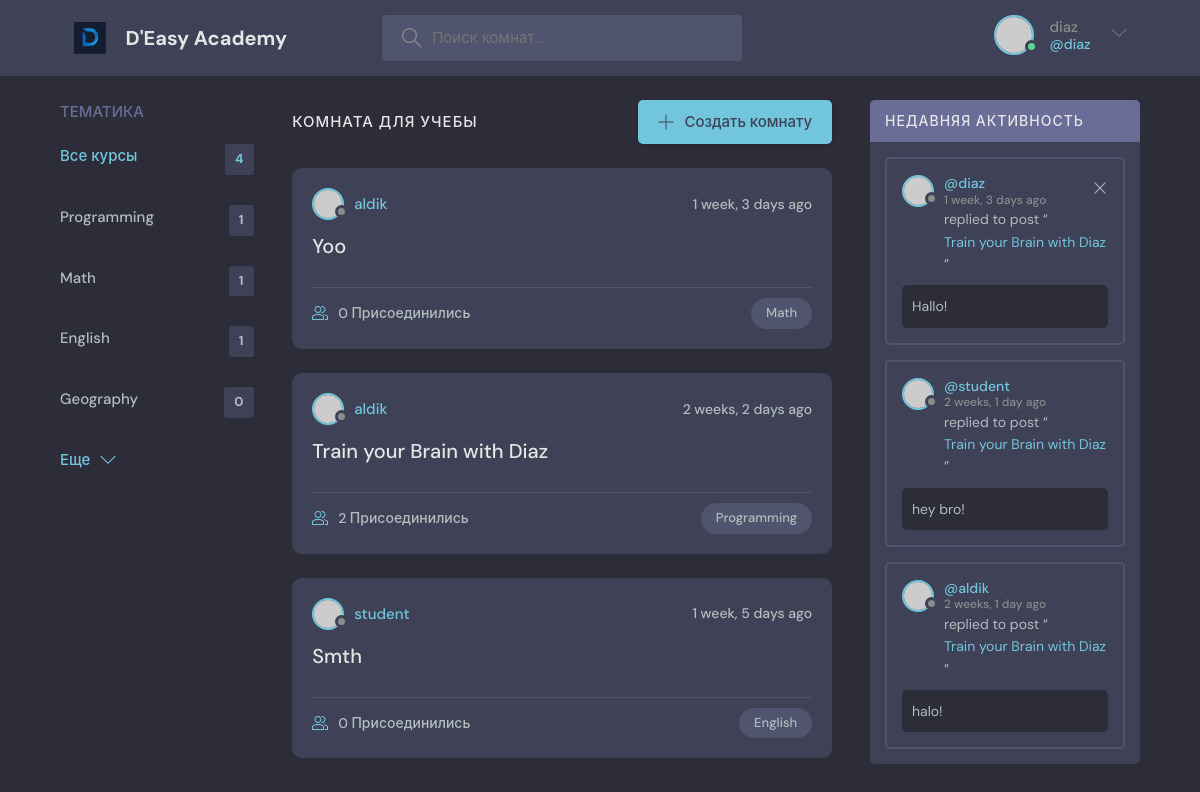
The page / (signed in) on the database its author committed.
### base/models.py (models this page shows, shortened)
class Topic(models.Model):
    name = models.CharField(max_length=300)

class Room(models.Model):
    host = models.ForeignKey(User, on_delete=models.SET_NULL, null=True)
    topic = models.ForeignKey(Topic, on_delete=models.SET_NULL, null=True)
    name = models.CharField(max_length=255)
    description = models.TextField(null = True, blank=True)
    participants = models.ManyToManyField(User, related_name='participants', blank=True)
    updated = models.DateTimeField(auto_now=True)
    created = models.DateTimeField(auto_now_add=True)
    class Meta:
        ordering = ['-updated', '-created']
    def __str__(self):
        return self.name

class Message(models.Model):
    user = models.ForeignKey(User, on_delete=models.CASCADE)
    room = models.ForeignKey(Room, on_delete=models.CASCADE)
    body = models.TextField()
    updated = models.DateTimeField(auto_now=True)
    created = models.DateTimeField(auto_now_add=True)
    class Meta:
        ordering = ['-updated', '-created']

### base/views.py (the view)
# urls.py: path('', views.home, name="home"),
def home(request):
    q = request.GET.get('q') if request.GET.get('q') != None else ''
    rooms = Room.objects.filter(
        Q(topic__name__icontains = q) |
        Q(name__icontains = q) |
        Q(description__icontains = q)
    )
    topics = Topic.objects.all()
    room_count = rooms.count()
    room_messages = Message.objects.filter(Q(room__topic__name__icontains=q))
    context = {'rooms' : rooms, 'topics' : topics, 'room_count' : room_count, 'room_messages': room_messages}
    return render(request, 'base/home.html', context)

### base/templates/base/home.html (shortened to what this page needs)
{% extends 'main.html' %}
{% block content %}
    <main class="layout layout--3">
      <div class="container">
        {% include 'base/topics_component.html' %}
        <div class="roomList">
          <div class="roomList__header">
            <div>
              <h2>Комната для учебы</h2>
            </div>
            <a class="btn btn--main" href="create-room.html">
              <svg version="1.1" xmlns="http://www.w3.org/2000/svg" width="32" height="32" viewBox="0 0 32 32">
                <title>add</title>
                <path
                  d="M16.943 0.943h-1.885v14.115h-14.115v1.885h14.115v14.115h1.885v-14.115h14.115v-1.885h-14.115v-14.115z"
                ></path>
              </svg>
              Создать комнату
            </a>
          </div>
          {% include 'base/feed_component.html' %}
        </div>
        {% include 'base/activity_component.html' %}
      </div>
    </main>
{% endblock content %}

### templates/navbar.html (shortened to what this page needs)
{% load static %}
<header class="header header--loggedIn">
      <div class="container">
        <a href="{% url 'home' %}" class="header__logo">
          <img src="{% static 'images/logotype2.svg' %}" />
          <h1>D'Easy Academy</h1>
        </a>
        <form class="header__search" method="GET" action="{% url 'home' %}">
          <label>
            <input name= "q" placeholder="Поиск комнат..." />
          </label>
        </form>
        <nav class="header__menu">
          {% if request.user.is_authenticated %}
          <div class="header__user">
            <a href="profile.html">
              <div class="avatar avatar--medium active">
                <img src="https://randomuser.me/api/portraits/men/37.jpg" />
              </div>
              <p>{{request.user.username}} <span>@{{request.user.username}}</span></p>
            </a>
            <button class="dropdown-button">
              <svg version="1.1" xmlns="http://www.w3.org/2000/svg" width="32" height="32" viewBox="0 0 32 32">
                <title>chevron-down</title>
                <path d="M16 21l-13-13h-3l16 16 16-16h-3l-13 13z"></path>
              </svg>
            </button>
          </div>
          {% else %}
            <a href="{% url 'login' %}">
              <img src="{% static 'images/avatar.svg' %}" />
              <p>Login</p>
            </a>
          {% endif %}
        </nav>
      </div>
    </header>

### base/templates/base/topics_component.html
<div class="topics">
          <div class="topics__header">
            <h2>Тематика</h2>
          </div>
          <ul class="topics__list">
            <li>
              <a href="{% url 'home' %}" class="active">Все курсы <span>{{topics.count}}</span></a>
            </li>
                          {% for topic in topics %}
            <li>
              <a href="{% url 'home' %}?q={{topic.name}}">{{ topic.name }}<span>{{topic.room_set.all.count}}</span></a>
            </li>
            {% endfor %}
          </ul>
          <a class="btn btn--link" href="topics.html">
            Еще
            <svg version="1.1" xmlns="http://www.w3.org/2000/svg" width="32" height="32" viewBox="0 0 32 32">
              <title>chevron-down</title>
              <path d="M16 21l-13-13h-3l16 16 16-16h-3l-13 13z"></path>
            </svg>
          </a>
        </div>

### base/templates/base/feed_component.html (shortened to what this page needs)
{% for room in rooms %}
<div class="roomListRoom">
            <div class="roomListRoom__header">
              <a href="{% url 'user-profile' room.host.id %}" class="roomListRoom__author">
                <div class="avatar avatar--small">
                  <img src="https://randomuser.me/api/portraits/women/11.jpg" />
                </div>
                <span>{{room.host.username}}</span>
              </a>
              <div class="roomListRoom__actions">
                <span>{{room.created|timesince}} ago</span>
              </div>
            </div>
            <div class="roomListRoom__content">
              <a href="{% url 'room' room.id %}">{{ room.name }}</a>
            </div>
            <div class="roomListRoom__meta">
              <a href="{% url 'room' room.id %}" class="roomListRoom__joined">
                  {{room.participants.all.count}} Присоединились
              </a>
              <p class="roomListRoom__topic">{{room.topic.name}}</p>
            </div>
          </div>
{% endfor %}

### base/templates/base/activity_component.html
                   <div class="activities">
          <div class="activities__header">
            <h2>Недавняя активность</h2>
          </div>
                       {% for message in room_messages %}
          <div class="activities__box">
            <div class="activities__boxHeader roomListRoom__header">
              <a href="{% url 'user-profile' message.user.id%}" class="roomListRoom__author">
                <div class="avatar avatar--small">
                  <img src="https://randomuser.me/api/portraits/women/11.jpg" />
                </div>
                <p>
                  @{{message.user}}
                  <span>{{message.created|timesince}} ago</span>
                </p>
              </a>
                {% if request.user == message.user %}
              <div class="roomListRoom__actions">
                <a href="{% url 'delete-message' message.id %}">
                  <svg version="1.1" xmlns="http://www.w3.org/2000/svg" width="32" height="32" viewBox="0 0 32 32">
                    <title>remove</title>
                    <path
                      d="M27.314 6.019l-1.333-1.333-9.98 9.981-9.981-9.981-1.333 1.333 9.981 9.981-9.981 9.98 1.333 1.333 9.981-9.98 9.98 9.98 1.333-1.333-9.98-9.98 9.98-9.981z"
                    ></path>
                  </svg>
                </a>
              </div>
                {% endif %}
            </div>
            <div class="activities__boxContent">
              <p>replied to post “<a href="{% url 'room' message.room.id %}">{{message.room}}</a>”</p>
              <div class="activities__boxRoomContent">
                {{ message.body }}
              </div>
            </div>
          </div>
                       {% endfor %}
        </div>

### rows shown on the page
Topic: name "Programming", room_set.all.count "1"
Topic: name "Math", room_set.all.count "1"
Topic: name "English", room_set.all.count "1"
Topic: name "Geography", room_set.all.count "0"
Room: host.username "aldik", created "1 week, 3 days", name "Yoo", participants.all.count "0", topic.name "Math"
Room: host.username "aldik", created "2 weeks, 2 days", name "Train your Brain with Diaz", participants.all.count "2", topic.name "Programming"
Room: host.username "student", created "1 week, 5 days", name "Smth", participants.all.count "0", topic.name "English"
Message: user "diaz", created "1 week, 3 days", room "Train your Brain with Diaz", body "Hallo!"
Message: user "student", created "2 weeks, 1 day", room "Train your Brain with Diaz", body "hey bro!"
Message: user "aldik", created "2 weeks, 1 day", room "Train your Brain with Diaz", body "halo!"

### other values the page prints
{{ request.user.username }} "diaz"
{{ topics.count }} "4"
